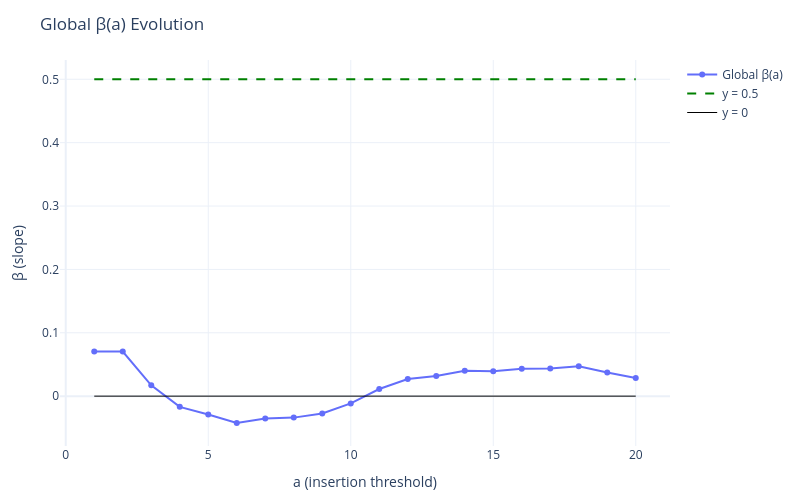

Notebook source saved alongside this figure:
### Code cell
import numpy as np
import pandas as pd
import plotly.graph_objects as go
from plotly.subplots import make_subplots
from sklearn.linear_model import LinearRegression

def global_beta_plot_from_raw(
    b_seq_inp,
    msg_seq_raw,
    all_series,
    x,
    hist_steps=550,
    gen_block=50,
    num_insertions=20,
    *,
    beta_theory=0.5,
    samples_used=None,
    special_first=(79, 15),
    nbins_hist=30
):
    def compute_tables(b_seq_inp, msg_seq_raw, hist_steps, gen_block, num_insertions, beta_theory):
        if isinstance(b_seq_inp, pd.DataFrame):
            b_dict_local = {int(r.id): np.array(r.merged_data) for _, r in b_seq_inp.iterrows()}
        else:
            b_dict_local = b_seq_inp
        if isinstance(msg_seq_raw, pd.DataFrame):
            m_dict_local = {int(r.id): np.array(r.merged_data) for _, r in msg_seq_raw.iterrows()}
        else:
            m_dict_local = msg_seq_raw

        EVENT_TYPE_COL = 1
        PRICE_COL      = 3
        SIZE_COL       = 5

        eps = 1e-12
        tol = 1e-12

        sample_ids = sorted(set(b_dict_local.keys()) & set(m_dict_local.keys()))
        col_names = [f"ins_{i}" for i in range(1, num_insertions + 1)]
        x_df = pd.DataFrame(index=sample_ids, columns=col_names, dtype=object)
        y_df = pd.DataFrame(index=sample_ids, columns=col_names, dtype=object)

        def per_sample(sample_id):
            messages = m_dict_local[sample_id]
            T = len(messages)
            insertion_positions = hist_steps + np.arange(1, num_insertions + 1) * gen_block
            valid_insertions = [pos for pos in insertion_positions if pos < T]
            if not valid_insertions:
                return dict(valid_insertions=[], x_norm=None, y_norm=None,
                            mask_zero=None, mask_pos=None,
                            mu_x=np.nan, mu_y=np.nan, std_x=np.nan, std_y=np.nan)

            ref_idx = valid_insertions[0]
            reference_price_ticks = float(messages[ref_idx, PRICE_COL])

            insert_sizes  = messages[valid_insertions, SIZE_COL].astype(float)
            insert_prices = messages[valid_insertions, PRICE_COL].astype(float)
            Q_cum    = np.cumsum(insert_sizes)
            notional = np.cumsum(insert_sizes * insert_prices)
            vwap_ticks_series = notional / np.maximum(Q_cum, eps)
            impact_ticks = np.abs(vwap_ticks_series - reference_price_ticks)

            evt_types    = messages[:, EVENT_TYPE_COL].astype(int)
            exec_sizes   = np.where(evt_types == 4, messages[:, SIZE_COL].astype(float), 0.0)
            cum_exec_vol = np.cumsum(exec_sizes)
            V_exp = np.array([float(cum_exec_vol[idx-1] if (idx-1) >= 0 else 0.0)
                              for idx in valid_insertions])

            rel_size   = Q_cum / np.maximum(V_exp, eps)
            log_qv     = np.log(np.maximum(rel_size, eps))
            log_imp    = np.log(np.maximum(impact_ticks, eps))
            mask_zero  = impact_ticks <= tol
            mask_pos   = ~mask_zero

            used_x_raw = log_qv[mask_pos]
            used_y_raw = log_imp[mask_pos]

            if used_x_raw.size >= 2:
                mu_x = float(used_x_raw.mean());  mu_y = float(used_y_raw.mean())
                std_x = float(np.sqrt(max(float(used_x_raw.var(ddof=0)), eps)))
                std_y = float(np.sqrt(max(float(used_y_raw.var(ddof=0)), eps)))
                x_norm_all = (log_qv - mu_x) / std_x
                y_norm_all = (log_imp - mu_y) / std_y
            else:
                mu_x = mu_y = np.nan
                std_x = std_y = np.nan
                x_norm_all = np.full_like(log_qv, np.nan, dtype=float)
                y_norm_all = np.full_like(log_imp, np.nan, dtype=float)

            return dict(valid_insertions=valid_insertions,
                        x_norm=x_norm_all, y_norm=y_norm_all,
                        mask_zero=mask_zero, mask_pos=mask_pos,
                        mu_x=mu_x, mu_y=mu_y, std_x=std_x, std_y=std_y)

        for sid in sample_ids:
            res = per_sample(sid)
            valid_ins = res["valid_insertions"]
            x_norm    = res["x_norm"]
            y_norm    = res["y_norm"]
            mask_zero = res["mask_zero"]
            mask_pos  = res["mask_pos"]

            for j, _idx in enumerate(valid_ins):
                col = f"ins_{j+1}"
                if mask_zero[j]:
                    x_df.loc[sid, col] = "ZERO"
                    y_df.loc[sid, col] = "ZERO"
                else:
                    xv = x_norm[j]; yv = y_norm[j]
                    x_df.loc[sid, col] = float(xv) if np.isfinite(xv) else np.nan
                    y_df.loc[sid, col] = float(yv) if np.isfinite(yv) else np.nan

        return x_df, y_df

    x_df, y_df = compute_tables(
        b_seq_inp, msg_seq_raw, hist_steps, gen_block, num_insertions, beta_theory
    )

    all_ids = list(x_df.index)
    ordered_ids = [sid for sid in special_first if sid in all_ids]
    ordered_ids += [sid for sid in sorted(all_ids) if sid not in ordered_ids]
    if samples_used is not None:
        ordered_ids = ordered_ids[:samples_used]

    rows = []
    for sid in ordered_ids:
        for j, col in enumerate(x_df.columns, start=1):
            xv = x_df.loc[sid, col]
            yv = y_df.loc[sid, col]
            if isinstance(xv, (int, float, np.floating)) and isinstance(yv, (int, float, np.floating)):
                if np.isfinite(xv) and np.isfinite(yv):
                    rows.append({"sample_id": sid, "insertion": j, "x": float(xv), "y": float(yv)})
    points_df = pd.DataFrame(rows)
    if points_df.empty:
        print("No numeric points to plot.")
        return None, pd.DataFrame(), {}

    data_max_ins = int(points_df["insertion"].max())
    max_insertions = int(min(num_insertions, data_max_ins))
    a_values = np.arange(1, max_insertions + 1)

    def global_fit_for_mask(mask):
        X = points_df.loc[mask, "x"].to_numpy().reshape(-1, 1)
        Y = points_df.loc[mask, "y"].to_numpy()
        if len(Y) < 2:
            return np.nan
        reg = LinearRegression().fit(X, Y)
        beta = float(reg.coef_[0])
        return beta

    betas_global = np.full_like(a_values, np.nan, dtype=float)
    for idx, a in enumerate(a_values):
        mask = points_df["insertion"] >= a
        beta = global_fit_for_mask(mask)
        betas_global[idx] = beta

    # Plot only the global beta evolution
    fig = go.Figure()
    fig.add_trace(go.Scatter(
        x=a_values,
        y=betas_global,
        mode="lines+markers",
        marker=dict(size=6),
        name="Global β(a)"
    ))
    fig.add_trace(go.Scatter(
        x=[a_values.min(), a_values.max()],
        y=[0.5, 0.5],
        mode="lines",
        line=dict(color="green", dash="dash"),
        name="y = 0.5"
    ))
    fig.add_trace(go.Scatter(
        x=[a_values.min(), a_values.max()],
        y=[0, 0],
        mode="lines",
        line=dict(color="black", width=1),
        name="y = 0"
    ))
    fig.update_xaxes(title_text="a (insertion threshold)")
    fig.update_yaxes(title_text="β (slope)")
    fig.update_layout(
        title="Global β(a) Evolution",
        template="plotly_white",
        width=800,
        height=500,
        margin=dict(t=60, r=30, b=50, l=60),
        legend=dict(orientation="v")
    )
    return fig, points_df

# Usage:
fig, points_df = global_beta_plot_from_raw(
    b_dict, m_dict, all_series, x,
    hist_steps=hist_steps,
    gen_block=gen_block,
    num_insertions=num_insertions,
    beta_theory=0.5,
    samples_used=None,
    special_first=(79, 15),
    nbins_hist=30
)
fig.show()

### Figure 1 — Plotly figure (JSON) as saved in the notebook; plotly's stock layout.template omitted (floating-point values rounded to 4 significant figures)
{"data": [{"marker": {"size": 6}, "mode": "lines+markers", "name": "Global β(a)", "type": "scatter", "x": [1, 2, 3, 4, 5, 6, 7, 8, 9, 10, 11, 12, 13, 14, 15, 16, 17, 18, 19, 20], "y": [0.07035, 0.07035, 0.017, -0.01692, -0.02886, -0.0423, -0.03521, -0.03388, -0.02748, -0.01143, 0.01129, 0.02707, 0.03174, 0.04018, 0.03934, 0.04319, 0.04374, 0.04723, 0.03736, 0.02847]}, {"line": {"color": "green", "dash": "dash"}, "mode": "lines", "name": "y = 0.5", "type": "scatter", "x": [1, 20], "y": [0.5, 0.5]}, {"line": {"color": "black", "width": 1}, "mode": "lines", "name": "y = 0", "type": "scatter", "x": [1, 20], "y": [0, 0]}], "layout": {"height": 500, "legend": {"orientation": "v"}, "margin": {"b": 50, "l": 60, "r": 30, "t": 60}, "title": {"text": "Global β(a) Evolution"}, "width": 800, "xaxis": {"title": {"text": "a (insertion threshold)"}}, "yaxis": {"title": {"text": "β (slope)"}}}}
